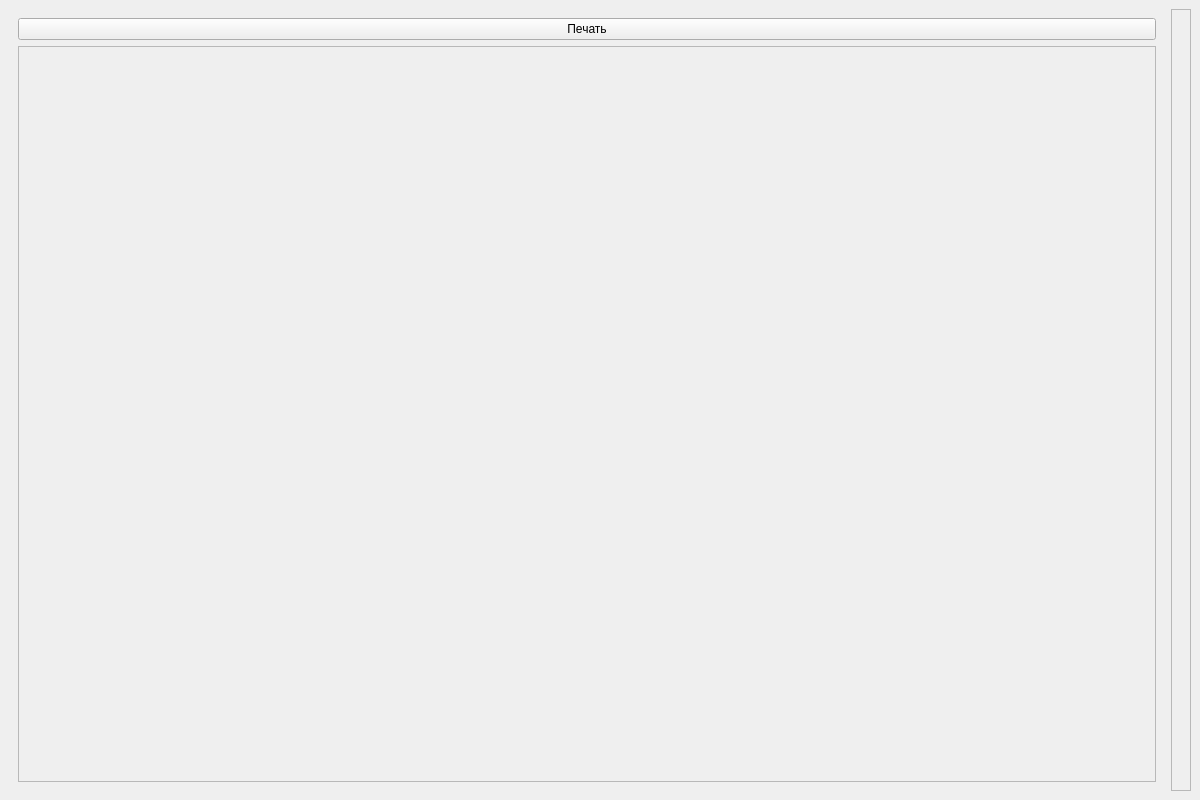
<?xml version="1.0" encoding="UTF-8"?>
<ui version="4.0">
 <class>MainWindow</class>
 <widget class="QMainWindow" name="MainWindow">
  <property name="geometry">
   <rect>
    <x>0</x>
    <y>0</y>
    <width>1200</width>
    <height>800</height>
   </rect>
  </property>
  <property name="windowTitle">
   <string>ЭхоКГ</string>
  </property>
  <widget class="QWidget" name="centralwidget">
   <layout class="QHBoxLayout" name="horizontalLayout">
    <item>
     <widget class="QWidget" name="leftPanel">
      <property name="minimumSize">
       <size>
        <width>320</width>
        <height>0</height>
       </size>
      </property>
      <layout class="QVBoxLayout" name="leftLayout">
       <item>
        <widget class="QPushButton" name="printButton">
         <property name="text">
          <string>Печать</string>
         </property>
        </widget>
       </item>
       <item>
        <widget class="QScrollArea" name="scrollArea">
         <property name="widgetResizable">
          <bool>true</bool>
         </property>
         <widget class="QWidget" name="scrollAreaWidgetContents">
          <layout class="QVBoxLayout" name="formLayout"/>
         </widget>
        </widget>
       </item>
      </layout>
     </widget>
    </item>
    <item>
     <widget class="QFrame" name="pageContainer">
      <property name="frameShape">
       <enum>QFrame::StyledPanel</enum>
      </property>
      <layout class="QVBoxLayout" name="pageLayout"/>
     </widget>
    </item>
   </layout>
  </widget>
 </widget>
 <resources/>
 <connections/>
</ui>
